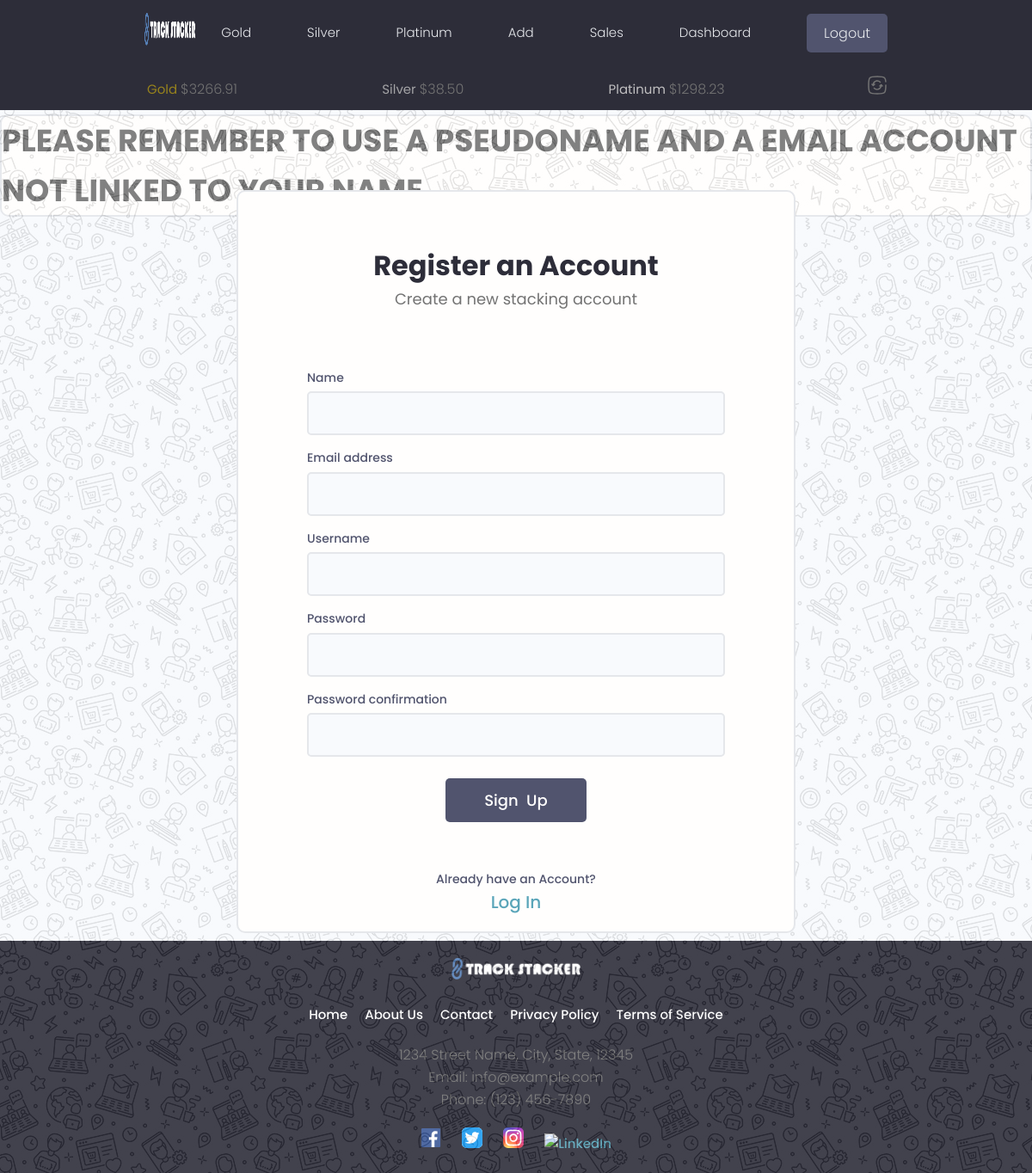
/users/register-user/ (signed in), run on the app's committed database.
### tracker/models.py (models this page shows, shortened)
class MetalsData(models.Model):
    owner = models.OneToOneField(Profile, on_delete=models.CASCADE)
    timestamp = models.IntegerField(default=0)
    rates = models.JSONField(default=dict)
    currency = models.CharField(max_length=30)
    current_gold_price = models.DecimalField(max_digits=30, decimal_places=2, default=0)
    current_silver_price = models.DecimalField(max_digits=30, decimal_places=2, default=0)
    current_platinum_price = models.DecimalField(max_digits=30, decimal_places=2, default=0)
    class Meta:
        verbose_name_plural = "Metals Data"

### users/views.py (the view, shortened to what this page needs)
# urls.py: path('register-user/', views.registerUser, name="register-user"),
def registerUser(request):
    page = 'register'
    form = CustomUserCreationForm()
    messages.info(request, 'PLEASE REMEMBER TO USE A PSEUDONAME AND A EMAIL ACCOUNT NOT LINKED TO YOUR NAME')
    context = {'page': page, 'form': form}
    return render(request, 'users/login_register.html', context)

### users/forms.py
class CustomUserCreationForm(UserCreationForm):
    class Meta:
        model = User
        fields = ['first_name', 'email', 'username', 'password1', 'password2']
        labels = {
            'first_name': 'Name',
        }
    def __init__(self,*args, **kwargs):
        super(CustomUserCreationForm, self).__init__(*args, **kwargs)
        for name, field in self.fields.items():
            field.widget.attrs.update({'class': 'input'})

### tracker/context_processors.py (called while the page is built)
def subheader_context(request):
    subheader_data = {}
    if request.user.is_authenticated:
        try:
            metals_data, created = MetalsData.objects.get_or_create(owner=request.user.profile)
            subheader_data['gold_price'] = metals_data.current_gold_price
            subheader_data['silver_price'] = metals_data.current_silver_price
            subheader_data['platinum_price'] = metals_data.current_platinum_price
        except MetalsData.DoesNotExist:
            subheader_data['gold_price'] = 'N/A'
            subheader_data['silver_price'] = 'N/A'
            subheader_data['platinum_price'] = 'N/A'
    return subheader_data

### users/templates/users/login_register.html (shortened to what this page needs)
{% extends 'main.html' %}
{% load static %}
{% block content %}
{% if page == 'register' %}
<div class="auth">
    <div class="card">
    <div class="auth__header text-center">
        <h3>Register an Account</h3>
        <p>Create a new stacking account</p>
    </div>
    <form action="{% url 'register-user' %}" method="POST" class="form auth__form">
        {% for field in form %}
        <div class="form__field">
          <label for="formInput#text"> {{field.label}} </label>
          {{field}}
        </div>
        {% endfor %}
        <div class="auth__actions">
          <input id="register_button" class="btn btn--sub btn--lg" type="submit" value="Sign  Up" />
        </div>
    </form>
    <div class="auth__alternative">
        <p>Already have an Account?</p>
        <a id="register_login" href="{% url 'login-user' %}">Log In</a>
    </div>
    </div>
</div>
{% endif %}
{% endblock %}

### templates/sub_header.html (shortened to what this page needs)
{% load static %}
<div id="sticky-bar">
  <header class="subheader">
    <div class="container container--narrow">
      <nav class="subheader__nav">
        <ul>
          <li class="subheader__menuItem" id="goldspot">Gold&nbsp;<span>${{gold_price}}</span></li>
          <li class="subheader__menuItem" id="silverspot">Silver&nbsp;<span>${{silver_price}}</span></li>
          <li class="subheader__menuItem" id="platinumspot">Platinum&nbsp;<span>${{platinum_price}}</span></li>
          <li class="subheader__menuItem"><a><span class="solar--refresh-square-broken" id="update-metals-data-button"></span></a></li>
        </ul>
      </nav>
    </div>
  </header>
</div>

### static/styles/app.css (style rules this page uses)
:root { --color-sub: #2d2d39; }
.btn--sub { background-color: var(--color-sub-light); }
.card { border: 2px solid var(--color-light); }
.auth { width: 100%; position: relative; z-index: 1; background: transparent; height: 99vh; display: flex; justify-content: center; align-items: center; }
.auth::after { z-index: -1; opacity: 0.1; content: ''; display: block; position: fixed; top: 0; left: 0; bottom: 0; right: 0; background: url(../images/pattern.jpg); }
.auth > .card { padding: 3rem 4rem; width: 95%; max-width: 65rem; }
@media screen and (min-width: 650px) { .auth > .card { padding: 5rem 8rem; width: 95%; max-width: 65rem; } }
.auth__header h3 { color: var(--color-sub); font-weight: 700; margin-top: 1rem; }
.auth__header p { font-weight: 400; font-size: 1.8rem; margin-bottom: 2rem; }
.auth__form { margin: 3rem 0; }
.auth .auth__form label, .auth .auth__alternative p { font-size: 1.4rem; font-weight: 500; color: var(--color-sub-light); }
.auth .auth__actions { display: flex; justify-content: space-between; align-items: center; margin: 2.5rem 0; }
.auth .auth__alternative a { font-size: 2rem; font-weight: 500; }
#sticky-bar { position: relative; width: 100%; background-color: red; color: white; text-align: center; transition: top 0.3s; z-index: 110; }
.subheader { position: sticky; z-index: 111; background-color: var(--color-sub); padding-bottom: .8rem; }
.subheader__nav > ul { display: flex; align-items: center; list-style: none; justify-content: space-between; padding-top: 1rem; }
.subheader__menuItem > a { font-weight: 300; }
#goldspot { color: rgba(255, 215, 0, 0.5); padding: 3px; }
#silverspot { color: rgba(192, 192, 192, 0.8); padding: 3px; }
#platinumspot { color: rgba(229, 228, 226, 0.8); padding: 3px; }

### static/uikit/styles/modules/_variables.css (style rules this page uses)
:root { --color-main: #5aa5b9; --color-main-light: #e6faff; --color-sub: #3f4156; --color-sub-light: #51546e; --color-sub-lighter: #ededfd; --color-text: #737373; --color-gray: #8b8b8b; --color-light: #e5e7eb; --color-light-gray: #767676; --color-bg: #f8fafd; --color-white: #fffefd; --color-white-light: #f3f3f3; --color-success: #359e64; --color-success-bg: #def8e8; --color-error: #fc4b0b; --color-error-bg: #fff2ee; --font-base: 'Poppins', arial, helvetica, 'Segoe UI', roboto, ubuntu, sans-serif; --font-monospace: 'Fira Code', 'Courier New', courier, monospace; --font-regular: 300; --font-medium: 500; --font-bold: 700; --generic-shadow: 1px 1px 5px #00000010; --generic-transition: all 0.3s ease-in-out; }

### static/uikit/styles/modules/_base.css (style rules this page uses)
* { margin: 0; padding: 0; box-sizing: border-box; text-rendering: optimizeLegibility; color: inherit; font-size: inherit; }
html { font-size: 50%; }
@media only screen and (min-width: 480px) { html { font-size: 56.25%; } }
@media only screen and (min-width: 1200px) { html { font-size: 62.5%; } }
body { line-height: 1.6; font-weight: 400; font-size: 1.5rem; color: var(--color-text); background-color: var(--color-bg); min-height: 100vh; }

### static/uikit/styles/modules/_typography.css (style rules this page uses)
* { font-family: var(--font-base); }
h3 { font-size: 3.2rem; font-weight: var(--font-medium); }
p, span, strong { font-size: 1.6rem; color: var(--color-text); font-weight: var(--font-regular); }
a { padding-bottom: 2px; text-decoration: none; display: inline-block; color: var(--color-main); font-weight: var(--font-medium); }

### static/uikit/styles/modules/_utilities.css (style rules this page uses)
.container { width: 92%; max-width: 165rem; margin: 0 auto; box-sizing: border-box; }
.container--narrow { width: 92%; max-width: 120rem; }
@media screen and (min-width: 1000px) { .container { width: 90%; } }
@media screen and (min-width: 1000px) { .container--narrow { width: 85%; } }
@media screen and (min-width: 1200px) { .container { width: 80%; } }
@media screen and (min-width: 1200px) { .container--narrow { width: 72%; } }
.text-center { text-align: center; }

### static/uikit/styles/modules/_button.css (style rules this page uses)
.btn { display: inline-block; position: relative; cursor: pointer; background-color: var(--color-light); font-weight: var(--font-medium); color: var(--color-sub); text-decoration: none; padding: 1rem 2rem; border-radius: 0.5rem; border: none; width: -webkit-fit-content; width: -moz-fit-content; width: fit-content; height: -webkit-fit-content; height: -moz-fit-content; height: fit-content; font-size: 1.6rem; outline-width: 0; outline-color: transparent; -webkit-backface-visibility: hidden; backface-visibility: hidden; transition: all 0.3s ease-in-out; }
.btn--sub { background-color: var(--color-sub); color: var(--color-white); }
.btn--lg { font-size: 1.8rem; padding: 1.2rem 4.5rem; }

### data on the page
MetalsData: current_gold_price "3266.91", current_silver_price "38.50", current_platinum_price "1298.23"

### other printed values
{{ message }} "PLEASE REMEMBER TO USE A PSEUDONAME AND A EMAIL ACCOUNT NOT LINKED TO YOUR NAME"
{{ field.label }} "Name" "Email address" "Username" "Password" "Password confirmation"
